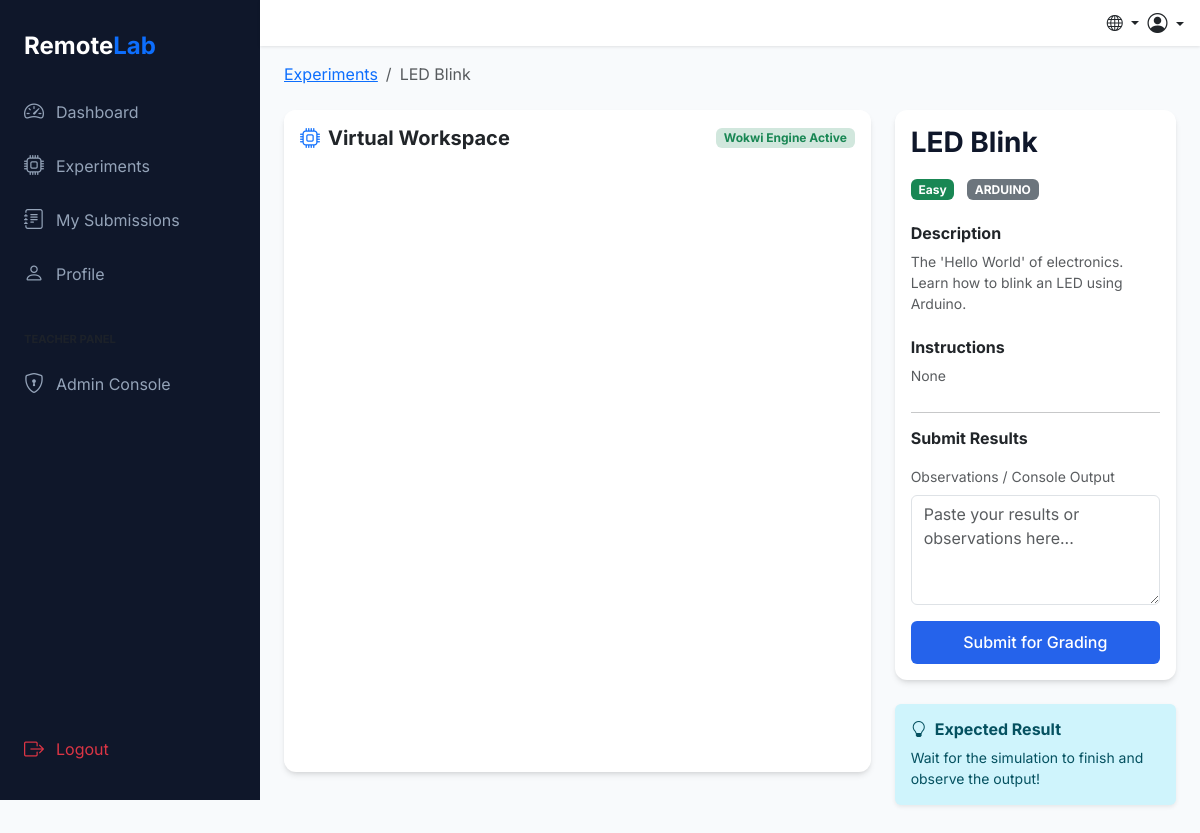
The app's page /api/experiments/1 (signed in), older data.
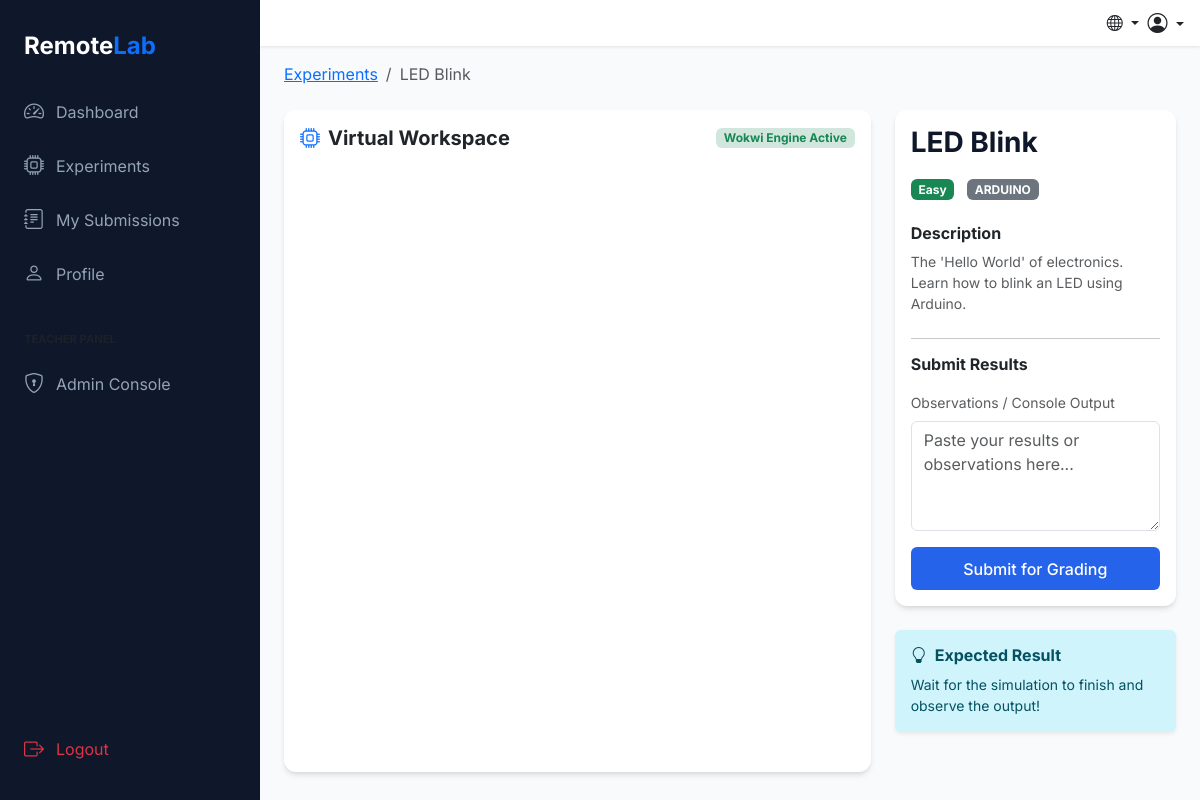
The same page, newer data.
### app/models.py (models this page shows, shortened)
class Experiment(db.Model):
    __tablename__ = 'experiments'
    id = db.Column(db.Integer, primary_key=True)
    title = db.Column(db.String(200), nullable=False)
    description = db.Column(db.Text, nullable=False)
    objectives = db.Column(db.Text, nullable=True)
    instructions = db.Column(db.Text, nullable=True)
    type = db.Column(db.String(50), nullable=False)  # arduino / raspberry_pi_pico
    difficulty = db.Column(db.String(20), default='easy') # easy, medium, hard
    category = db.Column(db.String(100), nullable=True)
    wokwi_url = db.Column(db.String(500), nullable=False)
    expected_result = db.Column(db.Text, nullable=True)
    created_at = db.Column(db.DateTime, default=datetime.utcnow)
    submissions = db.relationship('Submission', backref='experiment', lazy=True, cascade='all, delete-orphan')

### app/routes/experiment_routes.py (the view)
@experiment_bp.route('/<int:id>')
@jwt_required()
def detail(id):
    user_id = get_jwt_identity()
    user = User.query.get(user_id)
    if not user:
        flash('Sessiya muddati tugagan yoki foydalanuvchi topilmadi. Iltimos, qayta kiring.', 'warning')
        return redirect(url_for('auth.login'))
    experiment = Experiment.query.get_or_404(id)
    last_submission = Submission.query.filter_by(user_id=user_id, experiment_id=id)\
        .order_by(Submission.submitted_at.desc()).first()
    return render_template('experiments/detail.html',
                           experiment=experiment,
                           last_submission=last_submission)

### app/__init__.py (called while the page is built)
def get_locale():
    cookie_lang = request.cookies.get('lang')
    if cookie_lang in ['en', 'uz', 'ru']:
        return cookie_lang
    return request.accept_languages.best_match(['en', 'uz', 'ru']) or 'en'

### app/templates/experiments/detail.html (shortened to what this page needs)
{% extends "base.html" %}
{% block content %}
<nav aria-label="breadcrumb" class="mb-4">
    <ol class="breadcrumb">
        <li class="breadcrumb-item"><a href="{{ url_for('experiment.list_experiments') }}">Experiments</a></li>
        <li class="breadcrumb-item active">{{ experiment.title }}</li>
    </ol>
</nav>
<div class="row flex-column-reverse flex-lg-row">
    <div class="col-lg-8">
        <div class="card lab-card mb-4 overflow-hidden">
            <div class="card-header bg-white border-0 py-3 d-flex justify-content-between align-items-center">
                <h5 class="mb-0 fw-bold"><i class="bi bi-cpu text-primary me-2"></i>{{ _('Virtual Workspace') }}</h5>
                <span class="badge bg-success-subtle text-success">{{ _('Wokwi Engine Active') }}</span>
            </div>
            <div class="card-body p-0">
                <div class="d-none d-lg-block">
                    <iframe src="{{ experiment.wokwi_url }}" width="100%" height="600" frameborder="0"></iframe>
                </div>
            </div>
        </div>
    </div>
    <div class="col-lg-4">
        <div class="card lab-card mb-4">
            <div class="card-body">
                <h3 class="fw-bold mb-3">{{ experiment.title }}</h3>
                <div class="mb-4">
                    <span
                        class="badge {% if experiment.difficulty == 'easy' %}bg-success{% elif experiment.difficulty == 'medium' %}bg-warning{% else %}bg-danger{% endif %} me-2">
                        {{ experiment.difficulty|capitalize }}
                    </span>
                    <span class="badge bg-secondary">{{ experiment.type|replace('_', ' ')|upper }}</span>
                </div>
                <h6 class="fw-bold mb-2">{{ _('Description') }}</h6>
                <p class="text-muted small mb-4">{{ experiment.description }}</p>
                {% if experiment.instructions %}
                <h6 class="fw-bold mb-2">{{ _('Instructions') }}</h6>
                <div class="small text-muted mb-4" style="line-height: 1.6;">
                    {{ experiment.instructions|safe }}
                </div>
                {% endif %}
                <hr>
                <h6 class="fw-bold mb-3">{% if last_submission %}{{ _('Re-submit Results') }}{% else %}{{ _('Submit
                    Results') }}{% endif %}</h6>
                <form action="{{ url_for('experiment.submit', id=experiment.id) }}" method="POST">
                    <div class="mb-3">
                        <label class="form-label small text-muted">{{ _('Observations / Console Output') }}</label>
                        <textarea name="result_text" class="form-control" rows="4"
                            placeholder="{{ _('Paste your results or observations here...') }}"
                            required>{% if last_submission %}{{ last_submission.result_text }}{% endif %}</textarea>
                    </div>
                    <div class="d-grid">
                        <button type="submit" class="btn btn-primary">
                            {% if last_submission %}{{ _('Update Submission') }}{% else %}{{ _('Submit for Grading')
                            }}{% endif %}
                        </button>
                    </div>
                </form>
            </div>
        </div>
        <div class="alert alert-info border-0 shadow-sm" role="alert">
            <h6 class="alert-heading fw-bold"><i class="bi bi-lightbulb me-2"></i>{{ _('Expected Result') }}</h6>
            <p class="small mb-0">{% if experiment.expected_result %}{{ experiment.expected_result }}{% else %}{{
                _('Wait for the simulation to finish and observe the output!') }}{% endif %}</p>
        </div>
    </div>
</div>
{% endblock %}

Row changes from the older to the newer data that the page shows:
changed Experiment "LED Blink": instructions "None" → (not shown)
Text that changed along with them:
text no longer shown: "Instructions"
